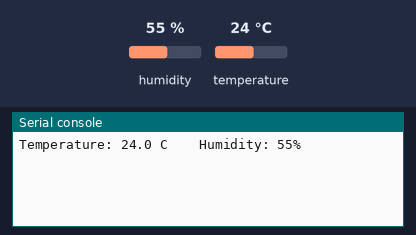
The program below on a simulated CircuitPython board. Shown: the last lines printed to the serial console. Inputs (shaded band) come from the test bench; at power-on: humidity 55 %, temperature 24 °C.

Above: at 1.2 s.
1.3 s: humidity set to 22 %
At 3.5 s:
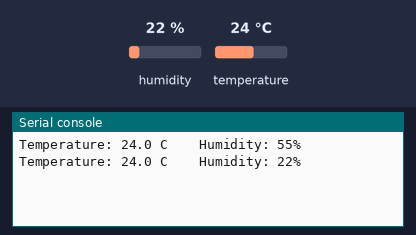
4.3 s: temperature set to 12 °C
At 5.9 s:
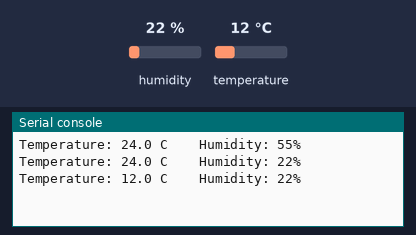
7.3 s: humidity set to 40 %
At 10.7 s:
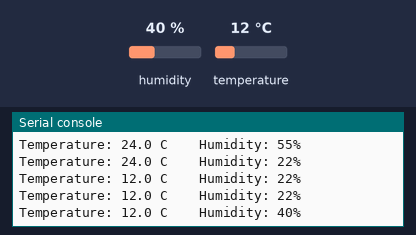
Timing chart, 0 to 12.2 s (numbered marks = the images above; inputs shaded):
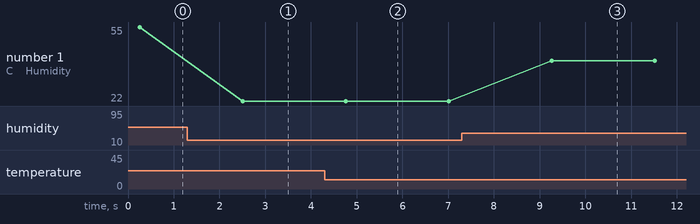

Measured:
- after the input at 1.3 s, the serial console: prints a new line after 1.2 s (image 1)
- after the input at 4.3 s, the serial console: prints a new line after 0.46 s (image 2)
- after the input at 7.3 s, the serial console: prints a new line after 2.0 s (image 3)
- plotted number 1: 55 → 22 after the input at 1.3 s, 22 → 40 after the input at 7.3 s

The program:

dht11.py
```python
import time
import adafruit_dht
import board

sensor = adafruit_dht.DHT11(board.D4)

while True:
    try:
        temperature = sensor.temperature
        humidity = sensor.humidity
        print("Temperature: {:.1f} C    Humidity: {}% ".format(temperature, humidity))

    except RuntimeError as error:
        print(error.args[0])
        time.sleep(2.0)
        continue
    except Exception as error:
        dhtDevice.exit()
        raise error

    time.sleep(2.0)
```
